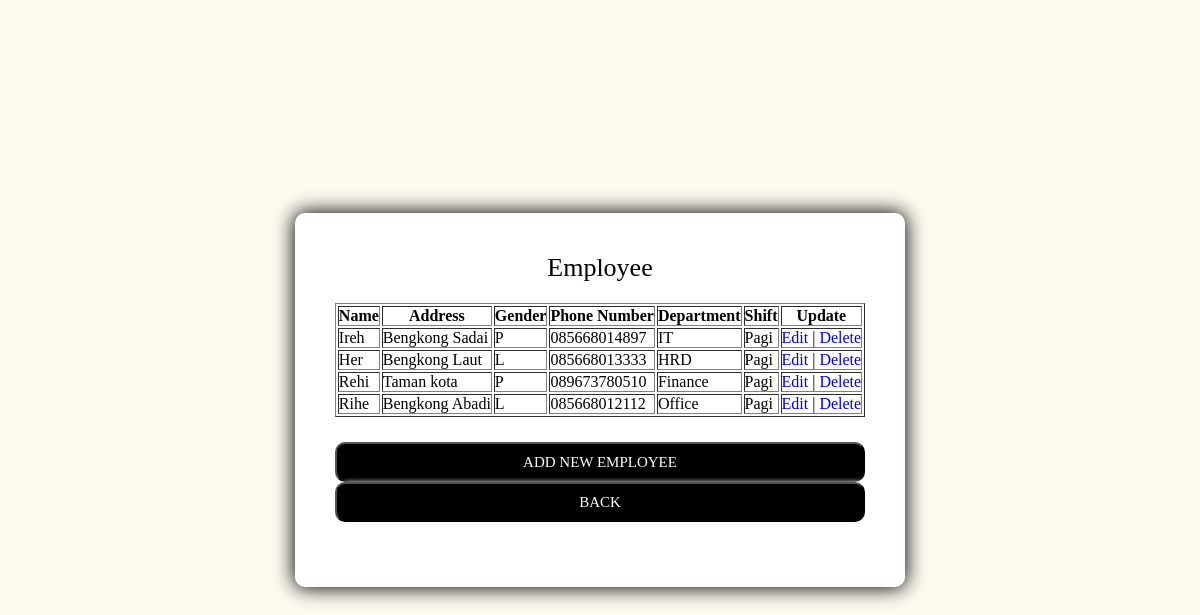
The page /employee.php (signed in) on the database its author committed.
### tables this page shows
CREATE TABLE `karyawan` (
  `id` int(11) NOT NULL,
  `nama` varchar(255) NOT NULL,
  `alamat` varchar(255) NOT NULL,
  `jenis_kelamin` char(1) NOT NULL,
  `nohp` varchar(255) NOT NULL,
  `department_id` int(11) NOT NULL,
  `shift_id` int(11) NOT NULL
);

CREATE TABLE `department` (
  `id` int(11) NOT NULL,
  `nama` varchar(255) NOT NULL
);

CREATE TABLE `shift` (
  `id` int(11) NOT NULL,
  `nama` varchar(255) NOT NULL,
  `jam_mulai` time NOT NULL,
  `jam_selesai` time NOT NULL
);

### employee.php (the view, shortened to what this page needs)
<?php
require_once 'core/init.php';
$result = mysqli_query($connect, "SELECT karyawan.*, department.nama as department_name, shift.nama as shift_name FROM karyawan join department on karyawan.department_id = department.id join shift on karyawan.shift_id = shift.id where karyawan.id != 1");
?>
<!DOCTYPE html>
<html>
<head>
    <link rel="stylesheet" type="text/css" href="css/website.css">
</head>
<body>
	<div class="container">
	    <div class="form-wrapper">
	    	<form class="login-form">
	    		<div class="title">
	    			<span>Employee</span>
	    		</div>
		        <table width='100%' border=1>
			        <tr>
			            <th>Name</th>
			            <th>Address</th>
			            <th>Gender</th>
			            <th>Phone Number</th>
			            <th>Department</th>
			            <th>Shift</th>
			            <th>Update</th>
			        </tr>
			        <?php
				        while($data = mysqli_fetch_array($result)) {
				            echo "<tr>";
				            echo "<td>".$data['nama']."</td>";
				            echo "<td>".$data['alamat']."</td>";
				            echo "<td>".$data['jenis_kelamin']."</td>";
				            echo "<td>".$data['nohp']."</td>";
				            echo "<td>".$data['department_name']."</td>";
				            echo "<td>".$data['shift_name']."</td>";
				            echo "<td><a href='employeeedit.php?id=$data[id]'>Edit</a> | <a href='employeedelete.php?id=$data[id]'>Delete</a></td></tr>";
				        }
			        ?>
			    </table>
		        <div class="button-wrapper">
					<a href="employeeadd.php"><button type="button">Add New Employee</button></a>
					<a href="dashboard.php"><button type="button">Back</button></a>
				</div>
			</form>
	    </div>
	</div>
</body>
</html>

### css/website.css (style rules this page uses)
* { padding: 0px; font-family: cursive; margin: 0px; box-sizing: border-box; }
a { text-decoration: none; }
.container { min-height: 100vh; display: flex; justify-content: center; align-items: center; background-color: floralwhite; }
.form-wrapper { width: auto; background: #fff; border-radius: 10px; padding: 40px; box-shadow: 0px 0px 20px 1px; min-width: 300px; }
.login-form { width: 100%; }
.login-form .title { font-size: 26px; padding-bottom: 20px; text-align: center; width: 100%; }
.login-form .button-wrapper { width: 100%; padding: 25px 0; }
.login-form .button-wrapper button { font-size: 15px; text-transform: uppercase; width: 100%; height: 40px; border-radius: 10px; cursor: pointer; background-color: black; color: white; box-shadow: 5px 5px 5px 5px white; }

### rows shown on the page
karyawan: nama "Ireh", alamat "Bengkong Sadai", jenis_kelamin "P", nohp "085668014897", department.nama "IT", shift.nama "Pagi"
karyawan: nama "Her", alamat "Bengkong Laut", jenis_kelamin "L", nohp "085668013333", department.nama "HRD", shift.nama "Pagi"
karyawan: nama "Rehi", alamat "Taman kota", jenis_kelamin "P", nohp "089673780510", department.nama "Finance", shift.nama "Pagi"
karyawan: nama "Rihe", alamat "Bengkong Abadi", jenis_kelamin "L", nohp "085668012112", department.nama "Office", shift.nama "Pagi"
